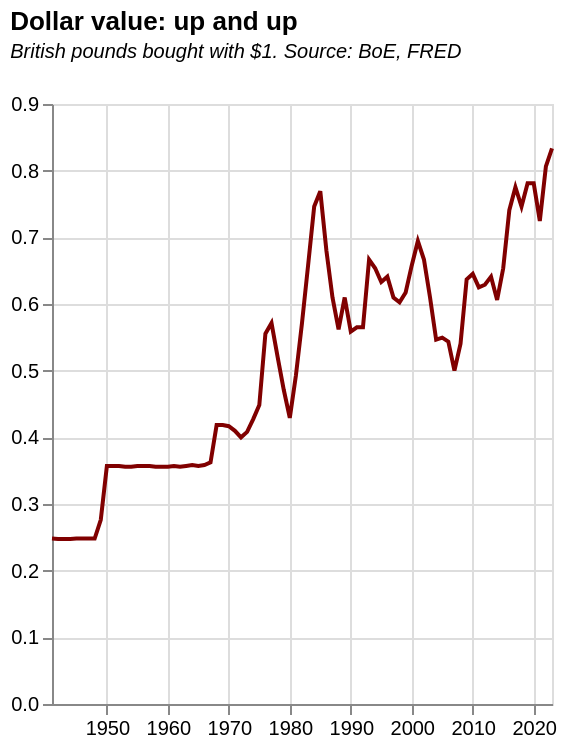

The Vega-Lite source for this figure:
### Vega-Lite specification from a JSON file in a GitHub repository (floating-point values rounded to 4 significant figures; data arrays with more than 128 entries replaced by an {"elided": "..."} marker saying what was removed)
{"$schema": "https://vega.github.io/schema/vega-lite/v5.json", "title": {"text": "Dollar value: up and up", "subtitle": ["British pounds bought with $1. Source: BoE, FRED", ""], "subtitleFontStyle": "italic", "subtitleFontSize": 10, "dx": 0, "dy": 0, "anchor": "start", "color": "black"}, "width": 250, "height": 300, "data": {"values": {"elided": "233 records"}, "format": {"parse": {"Year": "date"}}}, "mark": {"type": "line", "color": "rgb(128,0,0)", "strokeWidth": 2, "opacity": 1}, "transform": [{"calculate": "1/datum.usdGBP", "as": "dollarValue"}, {"calculate": "year(datum.Year)", "as": "time"}, {"filter": "datum.time>1940"}], "encoding": {"x": {"field": "Year", "type": "temporal", "title": null}, "y": {"field": "dollarValue", "type": "quantitative", "title": null}}}
